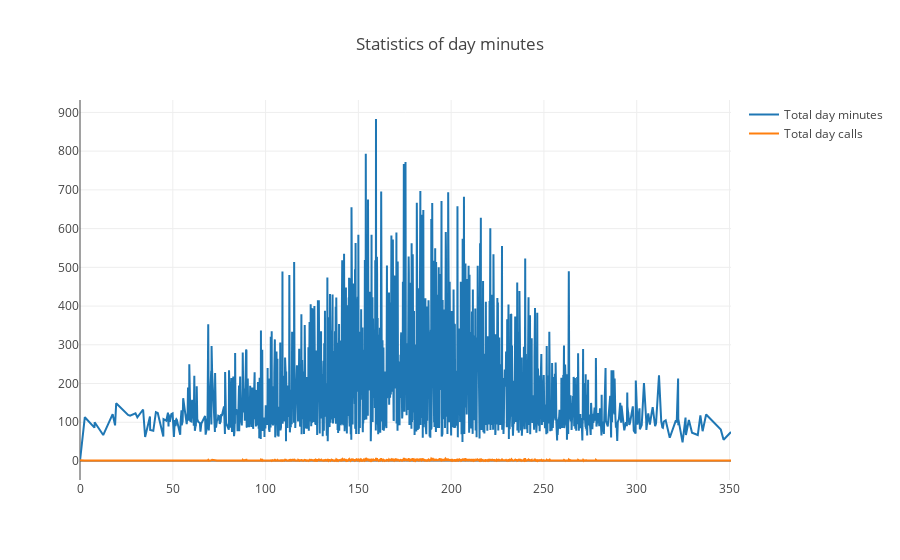

Notebook code for this chart:
### Code cell
# безумная фигня, но почему то работает.

years_df = df.groupby('Total day minutes')[['Total day calls']].sum().join(
    df.groupby('Total day minutes')[['State']].count()
)
years_df.columns = ['Global_Sales', 'Number_of_Games']

# создаем линию для числа проданных копий
trace0 = go.Scatter(
    x=years_df.index,
    y=years_df.Global_Sales,
    name='Total day minutes'
)

# создаем линию для числа вышедших игр 
trace1 = go.Scatter(
    x=years_df.index,
    y=years_df.Number_of_Games,
    name='Total day calls'
)

# определяем массив данных и задаем title графика в layout
data = [trace0, trace1]
layout = {'title': 'Statistics of day minutes'}

# cоздаем объект Figure и визуализируем его
fig = go.Figure(data=data, layout=layout)
iplot(fig, show_link=False)

### Figure 1 — Plotly figure (JSON) as saved in the notebook; plotly's stock layout.template omitted (floating-point values rounded to 4 significant figures; data arrays with more than 128 entries replaced by an {"elided": "..."} marker saying what was removed)
{"data": [{"name": "Total day minutes", "type": "scatter", "x": {"elided": "1667 float values"}, "y": {"elided": "1667 int values"}}, {"name": "Total day calls", "type": "scatter", "x": {"elided": "1667 float values"}, "y": {"elided": "1667 int values"}}], "layout": {"title": "Statistics of day minutes"}}
